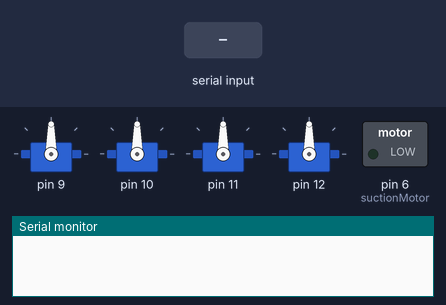
The sketch below on a simulated Arduino Uno, built with avr-gcc and run on an emulated ATmega328P. Parts: 4 × servo, switched loads named in the sketch (green lamp = pin HIGH), the last lines printed to the serial monitor. The inputs (shaded band) are chosen by the test bench.

Above: at 5.0 s.
5.1 s: "90,45\n" received over Serial
At 8.15 s:
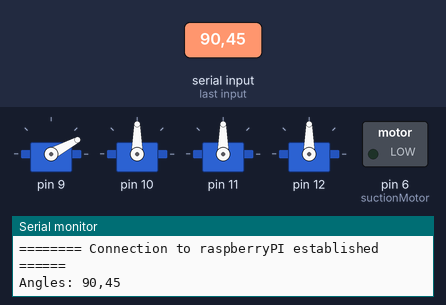
At 11.8 s:
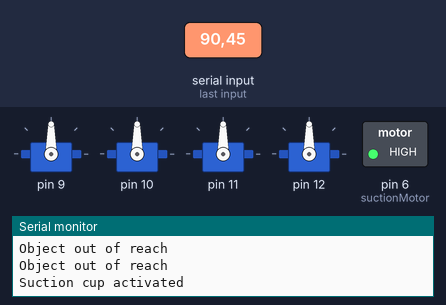
Timing chart, 0 to 20.5 s (numbered marks = the images above; inputs shaded):
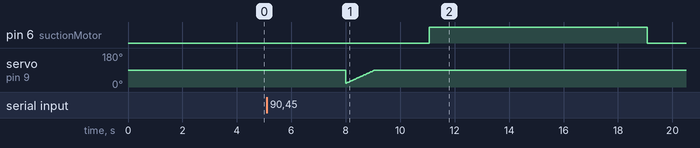

The sketch:

main.ino
```cpp
#include <Servo.h>

#define NUM_SERVOS 4
Servo servos[NUM_SERVOS];

int pinServo1 = 2;
int pinServo2 = 3;
int pinServo3 = 4;
int pinServo4 = 5;

int suctionMotor = 6;
int suctionState = LOW; // Initialize suction state to off

int initialPos[4] = {20, 40, 60, 80};
int dropRedPos[4] = {20, 40, 60, 80};

void setServoPosition(Servo servo, int angle) {
  // Set servo position
  servo.write(angle);
  delay(1000); // Delay for smoother movement, adjust as needed
}

void goToStartPosition() {
  // Move arm to initial position
  // sequence of movement:
    // move shoulder
    // move elbow
    // move wrist
    // move base

  for (int i = 0; i < 4; i++) {
    setServoPosition(servos[i], initialPos[i]);
  }
}

void setupServos() {
  // Attach servos to pins
  servos[0].attach(9);  // Base
  servos[1].attach(10); // Shoulder
  servos[2].attach(11); // Elbow
  servos[3].attach(12); // Wrist
}

void setup() {
  pinMode(suctionMotor, OUTPUT); // Set suction motor pin as output
  Serial.begin(115200);
  setupServos();
}

void loop() {
  goToStartPosition();
  if (Serial.available() > 0) {
    Serial.println("======== Connection to raspberryPI established ======");
    String angles = Serial.readStringUntil('\n');
    Serial.print("Angles: ");
    Serial.println(angles);
    moveArmToRedBox(angles);
    delay(2000); // Delay for demonstration purposes
    dropRedBox();
    delay(2000); // Delay for demonstration purposes
    // Add logic to send end programif no box is detected after 60 seconds
  }
}

void moveArmToRedBox(String angles) {
  // sequence of movement:
    // move base
    // move elbow
    // move shoulder
    // no need to move wrist

  // Parse the received string
  int servoAngles[NUM_SERVOS];
  int index = 0;
  int prevIndex = 0;

  // Populate servo angles from serial
  for (int i = 0; i < angles.length(); i++) {
    if (angles.charAt(i) == ',' || angles.charAt(i) == '\n') {
      servoAngles[index] = angles.substring(prevIndex, i).toInt();
      index++;
      prevIndex = i + 1;
    }
  }

  // Set servo positions from angles
  moveBase(servoAngles[0]);
  moveShoulder(servoAngles[1]);
  moveElbow(servoAngles[2]);

  // Activate suction cup
  delay(2000);
  sunctionCup(1);

}

void moveBase(int servoAngle) {
  int og_position = initialPos[0];
  if (servoAngle < og_position || servoAngle > 180) {
    Serial.println("Object out of reach");
    return;
  }
  for (int pos = og_position; pos <= servoAngle; pos += 1) {
    servos[0].write(pos);
    delay(15); // wait 15 milliseconds for the servo to reach the position
  }
}

void moveShoulder(int servoAngle) {
  int og_position = initialPos[1];
  if (servoAngle < og_position || servoAngle > 180) {
    Serial.println("Object out of reach");
    return;
  }
  for (int pos = og_position; pos <= servoAngle; pos += 1) {
    servos[1].write(pos);
    delay(15); // wait 15 milliseconds for the servo to reach the position
  }
}

void moveElbow(int servoAngle) {
  int og_position = initialPos[2];
  if (servoAngle < og_position  || servoAngle > 180) {
    Serial.println("Object out of reach");
    return;
  }
  for (int pos = og_position; pos <= servoAngle; pos += 1) {
    servos[2].write(pos);
    delay(15); // wait 15 milliseconds for the servo to reach the position
  }
}

void sunctionCup(int state) {
  // Activate/deactivate suction cup
  if (state == 1) {
    digitalWrite(suctionMotor, HIGH);
    Serial.println("Suction cup activated");
  } else if (state == 0) {
    digitalWrite(suctionMotor, LOW);
    Serial.println("Suction cup deactivated");
  } else {
    Serial.println("Error operating suction cup");
  }
}

void dropRedBox() {
  // Move arm to position for dropping red box
  for (int i = 0; i < 4; i++) {
    setServoPosition(servos[i], dropRedPos[i]);
  }
  delay(2000);
  // Deactivate suction cup
  sunctionCup(0);
}
```

Measured:
- after the input at 5.1 s, pin 6 (suctionMotor): LOW → HIGH after 6.0 s, → LOW 8.0 s later
